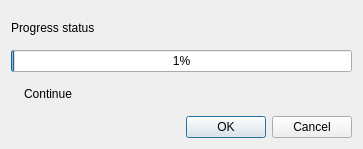
<?xml version="1.0" encoding="UTF-8"?>
<ui version="4.0">
 <class>ConversionProgressDialog</class>
 <widget class="QDialog" name="ConversionProgressDialog">
  <property name="geometry">
   <rect>
    <x>0</x>
    <y>0</y>
    <width>363</width>
    <height>149</height>
   </rect>
  </property>
  <property name="windowTitle">
   <string>MFC Convert Dialog</string>
  </property>
  <property name="windowIcon">
   <iconset resource="../gui/gui.qrc">
    <normaloff>:/gui/icons/knut-16.png</normaloff>:/gui/icons/knut-16.png</iconset>
  </property>
  <layout class="QGridLayout" name="gridLayout">
   <item row="2" column="1">
    <widget class="QLabel" name="continueProgressLabel">
     <property name="sizeIncrement">
      <size>
       <width>1</width>
       <height>0</height>
      </size>
     </property>
     <property name="text">
      <string>Continue</string>
     </property>
    </widget>
   </item>
   <item row="0" column="0" colspan="2">
    <widget class="QLabel" name="progressStatusLabel">
     <property name="text">
      <string>Progress status</string>
     </property>
    </widget>
   </item>
   <item row="1" column="0" colspan="2">
    <widget class="QProgressBar" name="conversionProgressBar">
     <property name="value">
      <number>1</number>
     </property>
    </widget>
   </item>
   <item row="2" column="0">
    <widget class="QLabel" name="questionIconLabel">
     <property name="sizePolicy">
      <sizepolicy hsizetype="Fixed" vsizetype="Preferred">
       <horstretch>0</horstretch>
       <verstretch>0</verstretch>
      </sizepolicy>
     </property>
     <property name="text">
      <string/>
     </property>
    </widget>
   </item>
   <item row="3" column="0" colspan="2">
    <widget class="QDialogButtonBox" name="buttonBox">
     <property name="standardButtons">
      <set>QDialogButtonBox::Cancel|QDialogButtonBox::Ok</set>
     </property>
    </widget>
   </item>
  </layout>
 </widget>
 <resources>
  <include location="../gui/gui.qrc"/>
 </resources>
 <connections/>
</ui>
